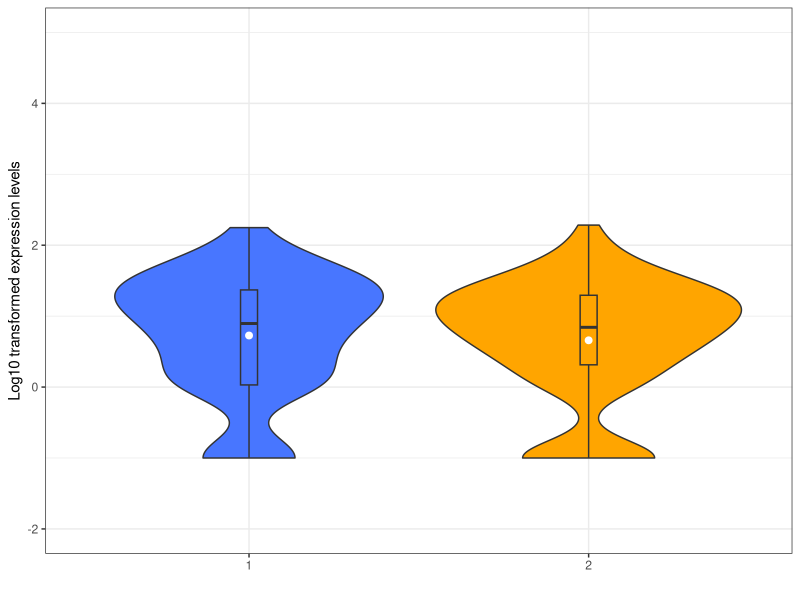
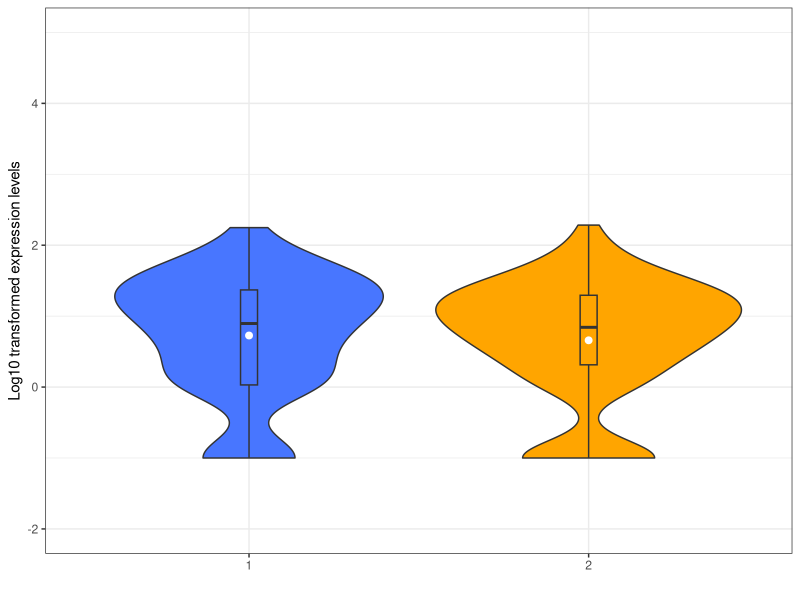

The R source for these figures, in order:
#! /usr/bin/Rscript

args = commandArgs(trailingOnly=TRUE);

library(ggplot2)
library(readr)

datafile<-read_csv("tempViolin.csv") # should have a column called value and a column called id

datafile$value<-log10(datafile$value+0.1)

datafile$id<-as.factor(datafile$id)

plot<-ggplot(datafile, aes(x=id, y=value, fill=id)) + geom_violin() + labs(y = "Log10 transformed expression levels", x="")

plot<-plot+scale_fill_manual(values=c("royalblue1", "orange1")) # blue = control, orange = case

plot <-plot + geom_boxplot(width=0.05) + stat_summary(fun.y=mean, geom="point", size=2, color="white") + theme_bw()+theme(legend.position = "none")

plot+coord_cartesian(ylim = c(-2,5))

ggsave(args[1])

# #########################################################################################################################################################

# barFile1<-read_csv("tempBar1.csv") #should have column 1 as H2B names and column 2 as H2B values with header called values

# barColors1<-read_csv("tempColors1.csv") # should have column 1 as H2B names and column 2 as colors with header called colors

# q1 = ggplot(barFile1) + scale_fill_manual(values = barColors1$colors) + geom_col(aes(x = row.names(barFile1), y = barFile1$values, fill=row.names(barFile1))) + labs(y = "Log10 transformed expression levels", x="")

# q1  + theme(axis.text.x = element_text(angle = 90, hjust = 1),panel.grid.major = element_blank(), panel.grid.minor = element_blank(),legend.position = "none") + coord_cartesian(ylim = c(0,4))

# ggsave(args[2])

# #########################################################################################################################################################

# barFile2<-read_csv("tempBar2.csv") #should have column 1 as H2B names and column 2 as H2B values with header called values

# barColors2<-read_csv("tempColors2.csv") # should have column 1 as H2B names and column 2 as colors with header called colors

# q2 = ggplot(barFile2) + scale_fill_manual(values = barColors2$colors) + geom_col(aes(x = row.names(barFile2), y = barFile2$values, fill=row.names(barFile2))) + labs(y = "Log10 transformed expression levels", x="")

# q2  + theme(axis.text.x = element_text(angle = 90, hjust = 1),panel.grid.major = element_blank(), panel.grid.minor = element_blank(),legend.position = "none") + coord_cartesian(ylim = c(0,4))

# ggsave(args[3])